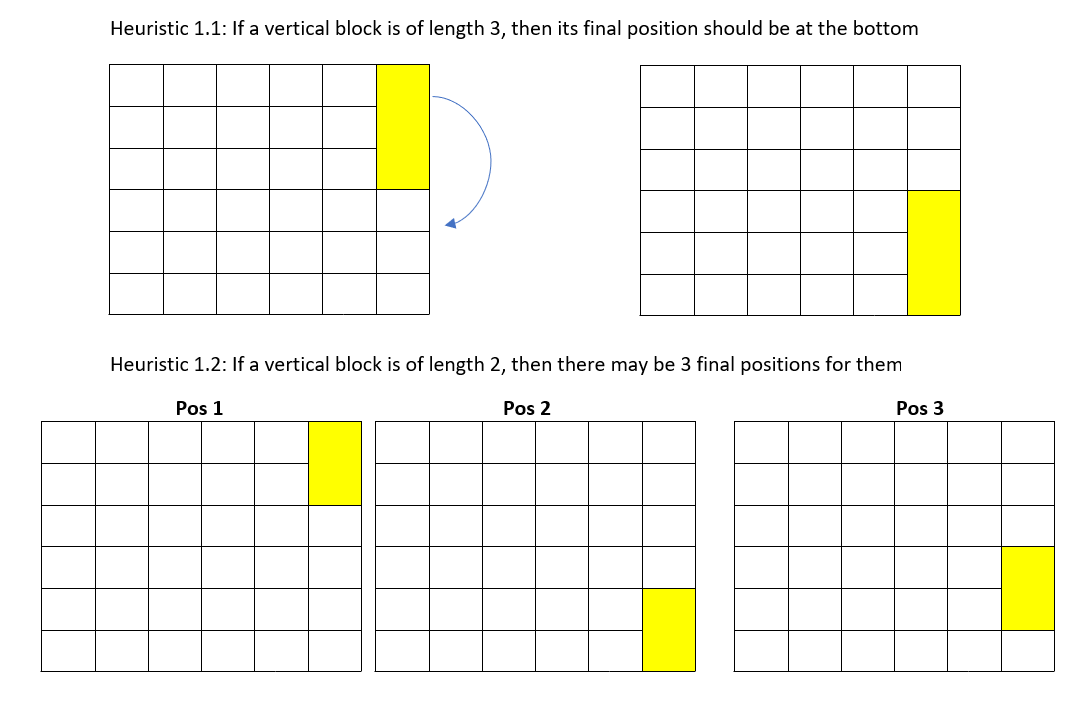
#> input picture Image files/heuristic/heu1.PNG, 1075 x 717 px, found by its file name
$ jupyter execute --allow-errors Unblock_Me_for_colab.ipynb
#> lines starting #> are read from the running program, lines starting #| are printed output that depends on the picture
#Map_and_Block library

[cell 1]
import numpy as np
import copy

We declare `Block` class, whose objects are blocks of the game.<br>
A block is defined by its *coordinate*, *direction* (either **vertical** or **horizontal**), *length* (either **2** or **3**).<br>
Also, a function `move` is defined to help the block move in the map

#> (a cell that did not finish here is left out)

Now, `Map` class, represented by a numpy **6x6 matrix** <br>
Some basic functions for `Map` class:
- `add_block`: add an object from class `Block` to our map
- `possible_move`: declare **every** possible move of **every** block in the map

[cell 3]
class Map:
    def __init__(self):
        self.map = np.array([[0 for i in range(6)] for i in range(6)])

    def __str__(self):
        return str(self.map)

    # [65 lines left out: functions add_block, possible_move, not called in this run]

Finally, `State` class, the **core of the searching algorithms**. A state contains the map and all its blocks.<br>
Its functions are:
- `GetMap` returns the map itself for future functions and then `Display` prints the map
-`GetNextMoves` returns the list of possible moves, calculated in `possible_move` function above
-`NextStates` with parameter **move** from `GetNextMove`, returns the class `State` of the map obtained **after the move**

[cell 4]
class State():
    # [5 lines left out: function __init__, not called in this run]
    def GetMap(self):
        return self.GameMap

    # [6 lines left out: function GetNextMoves, not called in this run]

    def Display(self):
        return self.GameMap.__str__()

    # [8 lines left out: function NextStates, not called in this run]

Function `read_input` helps initializing the files *inp(x).txt* where x is the number of input set

[cell 5]
def read_input(file_name): # read a text file and return an instance of Map class
    m = Map()
    AllBlocks = []
    with open(file_name) as f:
        list_of_blocks = f.readlines()[:]
        number_of_blocks = len(list_of_blocks)
        for i in range(number_of_blocks):
            if i == number_of_blocks-1:
                block = list_of_blocks[i].strip()
            else:
                block = list_of_blocks[i][:-1].strip()
            x = int(block[0])
            y = int(block[2])
            direc = block[4]
            length = int(block[-1])
            blk = Block(x, y, direc, length)
            AllBlocks.append(blk)
            m.add_block(blk)
    return m, AllBlocks

The map is displayed as below

[cell 6]
index = 1
MapTag = '55'
#> (the rest of this cell did not finish here and is left out)

For reference and comparison, we've also included images of the map

[cell 7]
from google.colab.patches import cv2_imshow
import cv2
img = cv2.imread('/content/testcases/map%s.PNG' % MapTag)
print ('This is the image of the map')
cv2_imshow(img)

Classification of maps:
- 1-7: Unsolvable instances
- 8-10: Already goal state

*Please note that the above map instances are only used to test Breadth-first search*<br>
Our tests mainly focus on the following maps:
- 11-30: Simple test cases (which are requiring less than 6 moves to solve)
- 31-45: Hard test cases, in terms of looking for a move towards the solution. Their optimal solutions requires about 15 to 25 steps
- 46-55: These test cases were generated by generator. We'll put it in the appendix.

#Uninformed search

##Breadth-first search

Firstly, we define some functions that could help us perform Breadth- first search:
- `Goal_state` function returns True **whenever the prison block can escape**.
- `SuccGen` returns the nodes opened by **current state**, also it eliminates repeated nodes by using `AdjacentStates` dictionary.
- `Trace` helps returning step-by-step solution with a list named `path`.
- And finally `BFS` does breadth-first search.

[cell 8]
# [34 lines left out: functions Goal_state, SuccGen, Trace, BFS, not called in this run]

### Map solver<br>
Here we perform Breadth-first search on our game map.

[cell 9]
index = 1
MapTag = '30'
#> (the rest of this cell did not finish here and is left out)


[cell 10]
index = 1
#> (the rest of this cell did not finish here and is left out)

### Testcases - Analysis

Here's some analysis of the testcases.<br> Note that map 1-7 are unsolvable testcases and 8-10 are at their goal states already, so we skipped them.

[cell 11]
import time
#> (the rest of this cell did not finish here and is left out)

As observed above, most of the time, we obtain quite a acceptable runtime, *except for map 44*

##Iterative Deepening search

###Not deleting repetitive nodes: Map solver (for map 11 to 30)

Here we define some functions, some are previously defined in the Breadth-first search section.<br>
- `DLS` perform recursive depth-limited search for the node.<br>
- Then `IDS` increases the maximum depth of `DLS` until we find the solution.<br>

**Note**: because of high number of recursive call, we only consider

[cell 12]
# [30 lines left out: functions Goal_state, SuccGen_dfs, DLS, IDS, not called in this run]

[cell 13]
index = 1
MapTag = '28'
#> (the rest of this cell did not finish here and is left out)


[cell 14]
path_ids = []
index = 1

#> (the rest of this cell did not finish here and is left out)

###Not deleting repetitive nodes: Analysis(for map 11 to 30)<br>

[cell 15]
import time
#> (the rest of this cell did not finish here and is left out)

###Deleting repetitive nodes: Map solver

Firstly, we define some functions that could help us perform Iterative deepening search:
- Once again, `goal_state` function returns True **whenever the prison block can escape**.
- `depth_limited_search` performs depth-first-search with limited depth and returning step-by-step solution with a list named `solution` when it finds the goal state.
- `iterative_deepening_search` performs `depth_limited_search` with increasing depth limit starting from 0 till it finds the goal state.
- `print_result` calls the `iterative_deepening_search` and print the solution to users, makes it easier to use.<br>

**Note:** `iterative_deepening_search` can't check whether the solution exists or not also the function only expands unvisited nodes so that it can save a lot of time but can't find the optimal solution.

[cell 16]
# [67 lines left out: functions goal_state, depth_limited_search, iterative_deepening_search, print_result, not called in this run]

[cell 17]
index = 1
MapTag = '11'
#> (the rest of this cell did not finish here and is left out)

[cell 18]
import time
#> (the rest of this cell did not finish here and is left out)

###Deleting repetitive nodes: Analysis

#> (a cell that did not finish here is left out)

# Informed search

In this part, we use the structure of priority queue to derive the nodes with the best heuristic.<br>
Thus, some classes need adjustment.<br>
For example, class `State` now include the evaluation function **f(state)=g(state)+h(state)**<br>
The priority queue structure is implemented in class `PriorityQueue`

#> (a cell that did not finish here is left out)

##Heuristic functions

###Heuristic 1<br>
We call this heuristic 'blockage' heuristic. This heuristic is the one that most people who try to solve the board must have thought of.<br> It is based on the condition that vertical blocks should not block the way to the escape.<br>

[cell 21]
from google.colab.patches import cv2_imshow
import cv2
img = cv2.imread('/content/heuristic/heu1.PNG')
#> img is the input picture: shape (717, 1075, 3); mean B, G, R 237.9, 246.4, 246.4
print ('This is the explanation of Heuristic 1')
cv2_imshow(img)

Here's the implementation of Heuristic 1

[cell 22]
# [12 lines left out: function Heuristics1, not called in this run]

###Heuristic 2<br>
This heuristic is calculated based on the difference between the number of nodes from current state to goal state.<br>
The goal state is generated from the result of breadth first search

[cell 23]
from google.colab.patches import cv2_imshow
import cv2
img = cv2.imread('/content/heuristic/heu2.PNG')
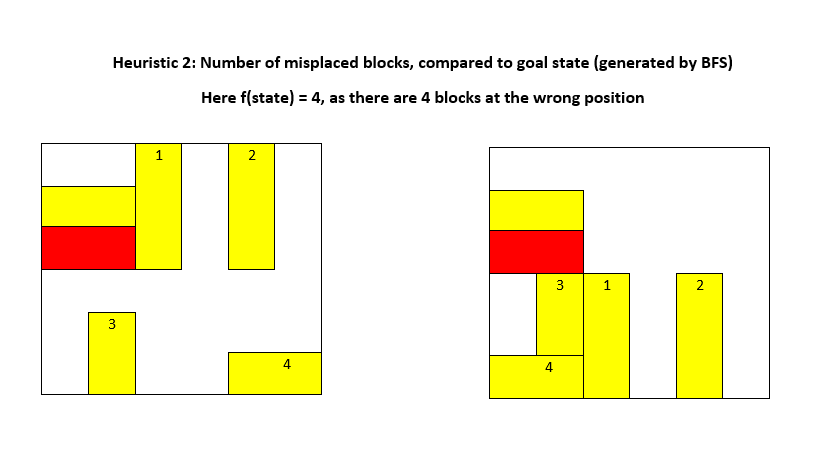
#> input picture Image files/heuristic/heu2.PNG, 822 x 456 px, found by its file name
#> img is the input picture: shape (456, 822, 3); mean B, G, R 213, 243.3, 248.6
print ('This is the explanation of Heuristic 2')
cv2_imshow(img)

Here's the implementation of Heuristic 2

[cell 24]
# [7 lines left out: function Heuristics2, not called in this run]

###Heuristic 3<br>
This heuristic is calculated based on the Manhattan distance between the number of nodes from current state to goal state.<br>
The goal state is also generated from the result of breadth first search.

[cell 25]
from google.colab.patches import cv2_imshow
import cv2
img = cv2.imread('/content/heuristic/heu3.PNG')
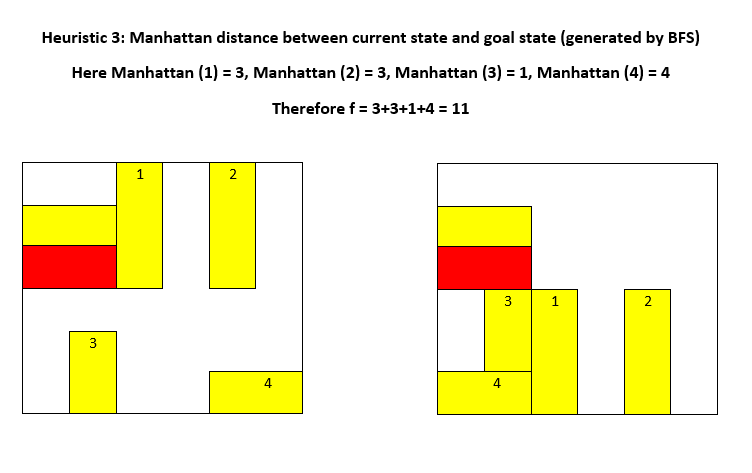
#> input picture Image files/heuristic/heu3.PNG, 752 x 473 px, found by its file name
#> img is the input picture: shape (473, 752, 3); mean B, G, R 209.5, 241.5, 247.1
print ('This is the explanation of Heuristic 3')
cv2_imshow(img)
